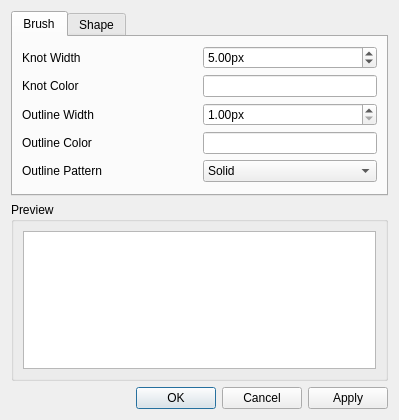
<?xml version="1.0" encoding="UTF-8"?>
<ui version="4.0">
 <class>StyleDialog</class>
 <widget class="QDialog" name="StyleDialog">
  <property name="geometry">
   <rect>
    <x>0</x>
    <y>0</y>
    <width>399</width>
    <height>420</height>
   </rect>
  </property>
  <property name="windowTitle">
   <string>Knot Style</string>
  </property>
  <layout class="QGridLayout" name="gridLayout">
   <item row="2" column="0">
    <widget class="QGroupBox" name="groupBox">
     <property name="title">
      <string>Preview</string>
     </property>
     <layout class="QGridLayout" name="gridLayout_2">
      <item row="0" column="0">
       <widget class="KnotView" name="preview">
        <property name="sizePolicy">
         <sizepolicy hsizetype="Expanding" vsizetype="Expanding">
          <horstretch>0</horstretch>
          <verstretch>0</verstretch>
         </sizepolicy>
        </property>
        <property name="verticalScrollBarPolicy">
         <enum>Qt::ScrollBarAlwaysOff</enum>
        </property>
        <property name="horizontalScrollBarPolicy">
         <enum>Qt::ScrollBarAlwaysOff</enum>
        </property>
        <property name="interactive">
         <bool>false</bool>
        </property>
       </widget>
      </item>
     </layout>
    </widget>
   </item>
   <item row="3" column="0">
    <widget class="QDialogButtonBox" name="buttonBox">
     <property name="orientation">
      <enum>Qt::Horizontal</enum>
     </property>
     <property name="standardButtons">
      <set>QDialogButtonBox::Apply|QDialogButtonBox::Cancel|QDialogButtonBox::Ok</set>
     </property>
    </widget>
   </item>
   <item row="1" column="0">
    <widget class="QTabWidget" name="tabWidget">
     <property name="currentIndex">
      <number>0</number>
     </property>
     <widget class="QWidget" name="tab">
      <attribute name="title">
       <string>Brush</string>
      </attribute>
      <layout class="QGridLayout" name="gridLayout_3">
       <item row="0" column="0">
        <widget class="QLabel" name="label">
         <property name="text">
          <string>Knot Width</string>
         </property>
        </widget>
       </item>
       <item row="2" column="1">
        <widget class="QDoubleSpinBox" name="outline_width_spinner">
         <property name="suffix">
          <string>px</string>
         </property>
         <property name="minimum">
          <double>1.000000000000000</double>
         </property>
         <property name="maximum">
          <double>128.000000000000000</double>
         </property>
         <property name="value">
          <double>1.000000000000000</double>
         </property>
        </widget>
       </item>
       <item row="0" column="1">
        <widget class="QDoubleSpinBox" name="knot_width_spinner">
         <property name="suffix">
          <string>px</string>
         </property>
         <property name="minimum">
          <double>1.000000000000000</double>
         </property>
         <property name="value">
          <double>5.000000000000000</double>
         </property>
        </widget>
       </item>
       <item row="2" column="0">
        <widget class="QLabel" name="label_2">
         <property name="text">
          <string>Outline Width</string>
         </property>
        </widget>
       </item>
       <item row="1" column="1">
        <widget class="ColorWidget" name="color">
         <property name="sizePolicy">
          <sizepolicy hsizetype="Preferred" vsizetype="Fixed">
           <horstretch>0</horstretch>
           <verstretch>0</verstretch>
          </sizepolicy>
         </property>
        </widget>
       </item>
       <item row="1" column="0">
        <widget class="QLabel" name="label_3">
         <property name="text">
          <string>Knot Color</string>
         </property>
        </widget>
       </item>
       <item row="3" column="0">
        <widget class="QLabel" name="label_4">
         <property name="text">
          <string>Outline Color</string>
         </property>
        </widget>
       </item>
       <item row="3" column="1">
        <widget class="ColorWidget" name="outline_color">
         <property name="sizePolicy">
          <sizepolicy hsizetype="Preferred" vsizetype="Fixed">
           <horstretch>0</horstretch>
           <verstretch>0</verstretch>
          </sizepolicy>
         </property>
        </widget>
       </item>
       <item row="4" column="0">
        <widget class="QLabel" name="label_10">
         <property name="text">
          <string>Outline Pattern</string>
         </property>
        </widget>
       </item>
       <item row="4" column="1">
        <widget class="QComboBox" name="outline_pattern_combo">
         <property name="iconSize">
          <size>
           <width>96</width>
           <height>4</height>
          </size>
         </property>
         <item>
          <property name="text">
           <string>Solid</string>
          </property>
          <property name="icon">
           <iconset resource="../icons.qrc">
            <normaloff>:/img/line_solid.svg</normaloff>:/img/line_solid.svg</iconset>
          </property>
         </item>
         <item>
          <property name="text">
           <string>No Line</string>
          </property>
          <property name="icon">
           <iconset resource="../icons.qrc">
            <normaloff>:/img/line_no.svg</normaloff>:/img/line_no.svg</iconset>
          </property>
         </item>
         <item>
          <property name="text">
           <string>Dotted</string>
          </property>
          <property name="icon">
           <iconset resource="../icons.qrc">
            <normaloff>:/img/line_dot.svg</normaloff>:/img/line_dot.svg</iconset>
          </property>
         </item>
         <item>
          <property name="text">
           <string>Dashed</string>
          </property>
          <property name="icon">
           <iconset resource="../icons.qrc">
            <normaloff>:/img/line_dash.svg</normaloff>:/img/line_dash.svg</iconset>
          </property>
         </item>
         <item>
          <property name="text">
           <string>Dash Dot</string>
          </property>
          <property name="icon">
           <iconset resource="../icons.qrc">
            <normaloff>:/img/line_dash_dot.svg</normaloff>:/img/line_dash_dot.svg</iconset>
          </property>
         </item>
        </widget>
       </item>
      </layout>
     </widget>
     <widget class="QWidget" name="tab_2">
      <attribute name="title">
       <string>Shape</string>
      </attribute>
      <layout class="QGridLayout" name="gridLayout_4">
       <item row="0" column="0">
        <widget class="QLabel" name="label_5">
         <property name="text">
          <string>Curve Control Point Distance</string>
         </property>
        </widget>
       </item>
       <item row="1" column="0">
        <widget class="QLabel" name="label_8">
         <property name="text">
          <string>Crossing Gap</string>
         </property>
        </widget>
       </item>
       <item row="4" column="0">
        <widget class="QLabel" name="label_7">
         <property name="text">
          <string>Curve Style</string>
         </property>
        </widget>
       </item>
       <item row="5" column="0">
        <widget class="QLabel" name="label_9">
         <property name="text">
          <string>Point Style</string>
         </property>
        </widget>
       </item>
       <item row="0" column="1">
        <widget class="QDoubleSpinBox" name="handle_length_spinner">
         <property name="suffix">
          <string>px</string>
         </property>
         <property name="value">
          <double>32.000000000000000</double>
         </property>
        </widget>
       </item>
       <item row="1" column="1">
        <widget class="QDoubleSpinBox" name="crossing_gap_spinner">
         <property name="suffix">
          <string>px</string>
         </property>
         <property name="value">
          <double>10.000000000000000</double>
         </property>
        </widget>
       </item>
       <item row="2" column="1">
        <widget class="QDoubleSpinBox" name="cusp_angle_spinner">
         <property name="suffix">
          <string>°</string>
         </property>
         <property name="maximum">
          <double>360.000000000000000</double>
         </property>
         <property name="singleStep">
          <double>15.000000000000000</double>
         </property>
         <property name="value">
          <double>225.000000000000000</double>
         </property>
        </widget>
       </item>
       <item row="2" column="0">
        <widget class="QLabel" name="label_6">
         <property name="text">
          <string>Minimum Cusp Angle</string>
         </property>
        </widget>
       </item>
       <item row="4" column="1">
        <widget class="QComboBox" name="style_combo">
         <item>
          <property name="text">
           <string>Pointed Curve</string>
          </property>
          <property name="icon">
           <iconset resource="../icons.qrc">
            <normaloff>:/img/pointcurve.svg</normaloff>:/img/pointcurve.svg</iconset>
          </property>
         </item>
         <item>
          <property name="text">
           <string>Ogee</string>
          </property>
          <property name="icon">
           <iconset resource="../icons.qrc">
            <normaloff>:/img/ogee.svg</normaloff>:/img/ogee.svg</iconset>
          </property>
         </item>
         <item>
          <property name="text">
           <string>Pointed Polygonal</string>
          </property>
          <property name="icon">
           <iconset resource="../icons.qrc">
            <normaloff>:/img/pointpoly.svg</normaloff>:/img/pointpoly.svg</iconset>
          </property>
         </item>
         <item>
          <property name="text">
           <string>Polygonal</string>
          </property>
          <property name="icon">
           <iconset resource="../icons.qrc">
            <normaloff>:/img/poly.svg</normaloff>:/img/poly.svg</iconset>
          </property>
         </item>
        </widget>
       </item>
       <item row="5" column="1">
        <widget class="QComboBox" name="point_combo">
         <item>
          <property name="text">
           <string>Bevel</string>
          </property>
         </item>
         <item>
          <property name="text">
           <string>Miter</string>
          </property>
         </item>
         <item>
          <property name="text">
           <string>Round</string>
          </property>
         </item>
        </widget>
       </item>
      </layout>
     </widget>
    </widget>
   </item>
  </layout>
 </widget>
 <customwidgets>
  <customwidget>
   <class>KnotView</class>
   <extends>QGraphicsView</extends>
   <header>graphics/knotview.hpp</header>
   <slots>
    <signal>mouse_moved(QPointF)</signal>
    <slot>erase_selected()</slot>
    <slot>link_selected()</slot>
    <slot>merge_selected()</slot>
    <slot>select_all()</slot>
    <slot>redraw()</slot>
    <slot>reset_view()</slot>
    <slot>reset_zoom()</slot>
    <slot>flip_horizontal()</slot>
    <slot>flip_vertical()</slot>
    <slot>mode_move_grid()</slot>
    <slot>toggle_knotline(bool)</slot>
    <slot>toggle_graph(bool)</slot>
   </slots>
  </customwidget>
  <customwidget>
   <class>ColorWidget</class>
   <extends>QLineEdit</extends>
   <header>color_widget.hpp</header>
   <slots>
    <signal>color_changed(QColor)</signal>
   </slots>
  </customwidget>
 </customwidgets>
 <resources>
  <include location="../icons.qrc"/>
 </resources>
 <connections>
  <connection>
   <sender>buttonBox</sender>
   <signal>accepted()</signal>
   <receiver>StyleDialog</receiver>
   <slot>accept()</slot>
   <hints>
    <hint type="sourcelabel">
     <x>252</x>
     <y>295</y>
    </hint>
    <hint type="destinationlabel">
     <x>157</x>
     <y>274</y>
    </hint>
   </hints>
  </connection>
  <connection>
   <sender>buttonBox</sender>
   <signal>rejected()</signal>
   <receiver>StyleDialog</receiver>
   <slot>reject()</slot>
   <hints>
    <hint type="sourcelabel">
     <x>320</x>
     <y>295</y>
    </hint>
    <hint type="destinationlabel">
     <x>286</x>
     <y>274</y>
    </hint>
   </hints>
  </connection>
  <connection>
   <sender>buttonBox</sender>
   <signal>clicked(QAbstractButton*)</signal>
   <receiver>StyleDialog</receiver>
   <slot>clicked(QAbstractButton*)</slot>
   <hints>
    <hint type="sourcelabel">
     <x>42</x>
     <y>286</y>
    </hint>
    <hint type="destinationlabel">
     <x>42</x>
     <y>321</y>
    </hint>
   </hints>
  </connection>
 </connections>
 <slots>
  <slot>clicked(QAbstractButton*)</slot>
 </slots>
</ui>
